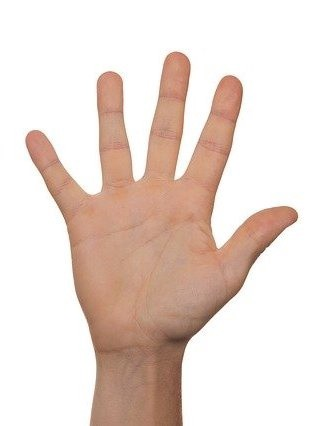
#> input picture data/palm_image.jpeg, 318 x 426 px, given in place of the camera
$ python Test_Recognition_Contours.py
#> lines starting #> are read from the running program, lines starting #| are printed output that depends on the picture; after the words box and inside, x2 and y2 are one past the last pixel; in counts of white or black regions, pixels touching at a corner belong together
import numpy as np
import cv2

#  HSV pixel의 lower과 upper 경계값 정의/스킨 색 경계값 설정
# 'skin'의 범위 값 설정
lower = np.array([0, 48, 80], dtype = "uint8")
upper = np.array([20, 255, 255], dtype = "uint8")

camera = cv2.VideoCapture(0)

while True:

    (grabbed, frame) = camera.read()
#> frame is the input picture: shape (426, 318, 3); mean B, G, R 209, 217, 232.6

    converted = cv2.cvtColor(frame, cv2.COLOR_BGR2HSV)
#> converted: shape (426, 318, 3); mean H, S, V 9.1, 31.9, 232.7
    skinMask = cv2.inRange(converted, lower, upper)
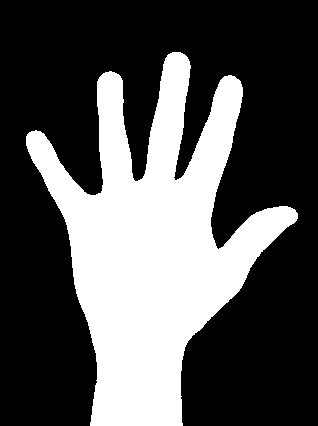
#> skinMask: shape (426, 318); 33.1% white; 1 white region, box (x1, y1, x2, y2) and area: (26, 52, 298, 426) 44863

    # 경계선 찾아주는애
    kernel = cv2.getStructuringElement(cv2.MORPH_ELLIPSE, (11, 11))#타원 모양으로 매트리스 생성
    skinMask = cv2.dilate(skinMask, kernel, iterations = 1)#SkinMask의 iterations를 두번 반복(잡힌 범위 주변 margin이 뚱뚱해진다)
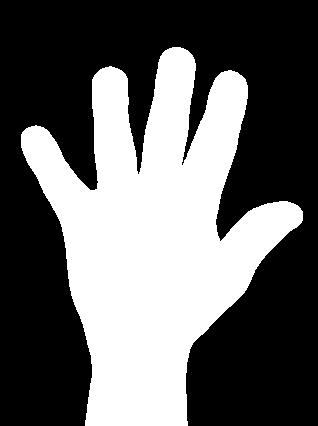
#> skinMask: shape (426, 318); 39.3% white; 1 white region

    skinMask = cv2.GaussianBlur(skinMask, (3, 3), 0)
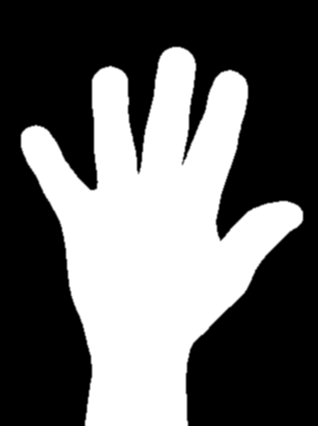
#> skinMask: shape (426, 318); min 0, max 255, mean 100.2

    line = cv2.findContours(skinMask,cv2.RETR_EXTERNAL,cv2.CHAIN_APPROX_SIMPLE)
#> line = 1 contour; box (x1, y1, x2, y2) and area: (20, 46, 304, 426) 54410
#> (the run stopped early here; a loop or call above may not have finished)
